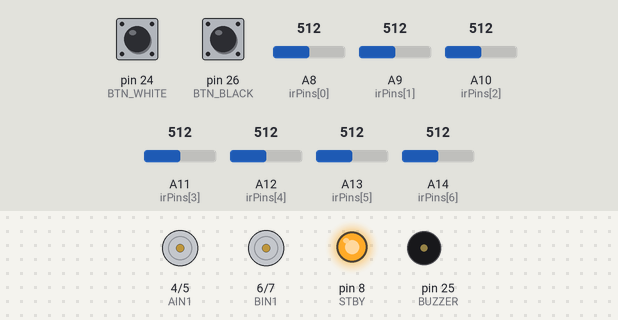
A sketch run on a simulated Arduino Mega 2560, built with avr-gcc and run on an emulated ATmega2560. Shown: motor-driver pin pairs drawn as motors (green arrow = first pin HIGH = forward, orange = second pin HIGH = backward, longer = more drive, scaled by the enable pin, stopped while the standby pin is LOW), output pins drawn as LEDs (lit = HIGH), buzzer (waves = sounding, pin HIGH). Inputs (shaded band) come from the test bench; at power-on: pin 26 (BTN_BLACK) HIGH, pin 24 (BTN_WHITE) HIGH, A8 (irPins[0]) = 512, A9 (irPins[1]) = 512, A10 (irPins[2]) = 512, A11 (irPins[3]) = 512, A12 (irPins[4]) = 512, A13 (irPins[5]) = 512, A14 (irPins[6]) = 512. At 3.1 s the program stops and its outputs stay as they are.

Above: at 1.4 s.
1.5 s: pin 26 (BTN_BLACK) pulled LOW for 0.15 s
At 2.47 s:
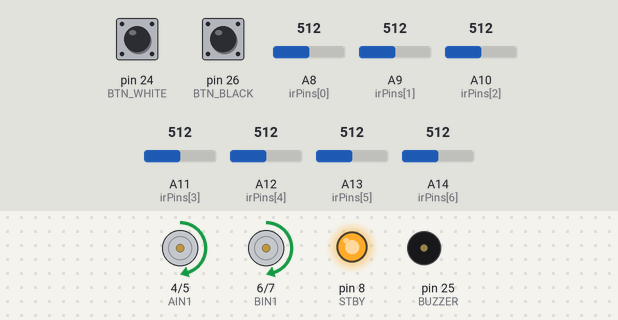
At 3.0 s:
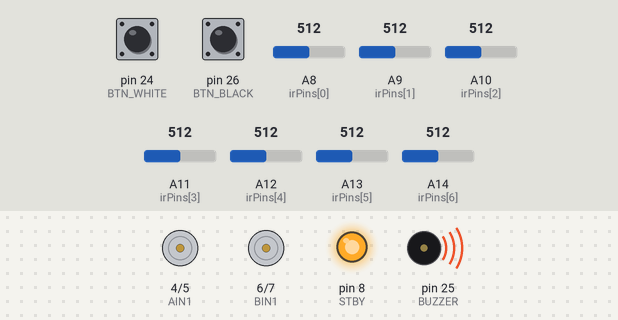
Timing chart, 0 to 4.6 s (numbered marks = the images above; inputs shaded):
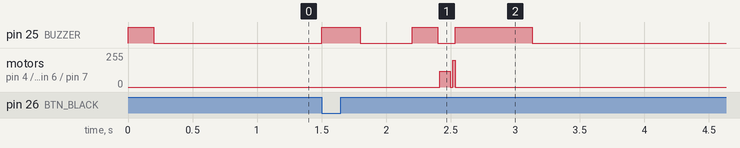

Measured:
- after the input at 1.5 s, pin 25 (BUZZER): goes HIGH 0.30 s, LOW 0.40 s, HIGH 0.20 s, LOW 0.13 s, HIGH 0.60 s, then LOW, starting at once; motor on pin 4 (AIN1) / pin 5 (AIN2), motor on pin 6 (BIN1) / pin 7 (BIN2): stopped → forward 120/255 after 0.92 s, → stopped 0.08 s later

The sketch:

automatic_center_line_and_lost_line_with_motor.ino
```cpp
  #define NUM_SENSORS 7

  /* ---------- IR ---------- */
  int irPins[NUM_SENSORS] = { A8, A9, A10, A11, A12, A13, A14 };
  int irRaw[NUM_SENSORS];
  int irWhite[NUM_SENSORS];
  int irBlack[NUM_SENSORS];
  float irNorm[NUM_SENSORS];

  /* ---------- BUTTON & BUZZER ---------- */
  #define BTN_WHITE 24
  #define BTN_BLACK 26
  #define BUZZER    25

  /* ---------- TB6612FNG ---------- */
  #define AIN1 4
  #define AIN2 5
  #define PWMA 3
  #define BIN1 6
  #define BIN2 7
  #define PWMB 9
  #define STBY 8

  /* ---------- SPEED ---------- */
  int baseSpeed = 200;
  int turnSpeed = 140;

  /* ---------- LINE MEMORY ---------- */
  int lastLineSide = 0;

  /* ---------- BLACK BOX ---------- */
  byte sensorBits = 0;
  bool boxStopped = false;
  bool stopCandidate = false;

  /* ---------- STATES ---------- */
  enum RobotState {
    CALIBRATION,
    CENTERING,
    FOLLOWING,
    LOST_LINE
  };

  RobotState state = CALIBRATION;

  /* ---------- MOTOR ---------- */
  void beep(int ms) {
    digitalWrite(BUZZER, HIGH);
    delay(ms);
    digitalWrite(BUZZER, LOW);
  }

  void rotateLeft(int sp) {
    digitalWrite(AIN1, LOW);  digitalWrite(AIN2, HIGH);
    digitalWrite(BIN1, HIGH); digitalWrite(BIN2, LOW);
    analogWrite(PWMA, sp); analogWrite(PWMB, sp);
  }

  void rotateRight(int sp) {
    digitalWrite(AIN1, HIGH); digitalWrite(AIN2, LOW);
    digitalWrite(BIN1, LOW);  digitalWrite(BIN2, HIGH);
    analogWrite(PWMA, sp); analogWrite(PWMB, sp);
  }

  void forward(int l, int r) {
    digitalWrite(AIN1, HIGH); digitalWrite(AIN2, LOW);
    digitalWrite(BIN1, HIGH); digitalWrite(BIN2, LOW);
    analogWrite(PWMA, l); analogWrite(PWMB, r);
  }

  bool isCenterDominant() {
    float center = irNorm[2] + irNorm[3] + irNorm[4];
    float edges  = irNorm[0] + irNorm[6];

    return (center > 2.0 && edges > 1.2);
  }


  void stopMotors() {
    analogWrite(PWMA, 0);
    analogWrite(PWMB, 0);
  }

  /* ---------- SENSOR ---------- */
  void readSensorBits() {
    sensorBits = 0;
    for (int i = 0; i < NUM_SENSORS; i++) {
      if (irNorm[i] > 0.7) sensorBits |= (1 << i); // BLACK
    }
  }

  /* ---------- BLACK BOX STOP (OPTIMIZED) ---------- */
  void checkBlackBoxStop() {

    if (boxStopped) return;

    // Step 1: possible stop detected
    if (!stopCandidate && sensorBits == 127) {

      stopCandidate = true;

      // Move forward ≈ 3 cm
      forward(120, 120);
      delay(80);
      stopMotors();
      delay(20);

      return;   // wait for next loop
    }

    // Step 2: confirm after movement
    if (stopCandidate) {

      readSensorBits();

      // 🔑 FINAL STRONG CONDITION
      if (sensorBits == 127 && isCenterDominant()) {

        // ✅ REAL BLACK BOX
        boxStopped = true;
        stopMotors();
        beep(600);

        while (1);   // FINAL STOP
      }
      else {
        // ❌ T / CROSS / THICK LINE
        stopCandidate = false;
      }
    }
  }

  /* ---------- SETUP ---------- */
  void setup() {
    Serial.begin(9600);

    for (int i = 0; i < NUM_SENSORS; i++) pinMode(irPins[i], INPUT);
    pinMode(BTN_WHITE, INPUT_PULLUP);
    pinMode(BTN_BLACK, INPUT_PULLUP);
    pinMode(BUZZER, OUTPUT);

    pinMode(AIN1, OUTPUT); pinMode(AIN2, OUTPUT);
    pinMode(BIN1, OUTPUT); pinMode(BIN2, OUTPUT);
    pinMode(PWMA, OUTPUT); pinMode(PWMB, OUTPUT);
    pinMode(STBY, OUTPUT);

    digitalWrite(STBY, HIGH);
    beep(200);
  }

  /* ---------- LOOP ---------- */
  void loop() {

    /* ---- RAW READ ---- */
    for (int i = 0; i < NUM_SENSORS; i++)
      irRaw[i] = analogRead(irPins[i]);

    /* ---- CALIBRATION ---- */
    if (state == CALIBRATION) {

      if (digitalRead(BTN_WHITE) == LOW) {
        for (int i = 0; i < NUM_SENSORS; i++) irWhite[i] = irRaw[i];
        beep(100); delay(400);
      }

      if (digitalRead(BTN_BLACK) == LOW) {
        for (int i = 0; i < NUM_SENSORS; i++) irBlack[i] = irRaw[i];
        beep(300); delay(400);
        state = CENTERING;
      }

      stopMotors();
      return;
    }

    /* ---- NORMALIZE ---- */
    for (int i = 0; i < NUM_SENSORS; i++) {
      irNorm[i] = (float)(irRaw[i] - irWhite[i]) /
                  (float)(irBlack[i] - irWhite[i]);
      irNorm[i] = constrain(irNorm[i], 0.0, 1.0);
    }

    readSensorBits();

    float centerBlack = irNorm[3];
    float leftBlack   = irNorm[0] + irNorm[1] + irNorm[2];
    float rightBlack  = irNorm[4] + irNorm[5] + irNorm[6];

    /* ---- CENTERING ---- */
    if (state == CENTERING) {
      if (centerBlack > 0.6) {
        stopMotors();
        state = FOLLOWING;
        beep(200);
      } else if (leftBlack > rightBlack) rotateLeft(turnSpeed);
      else rotateRight(turnSpeed);
    }

    /* ---- FOLLOWING ---- */
    else if (state == FOLLOWING) {

      checkBlackBoxStop();   // 🔴 STOP LOGIC FIRST

      if ((leftBlack + centerBlack + rightBlack) < 0.3) {
        stopMotors();
        state = LOST_LINE;
        return;
      }

      lastLineSide = (leftBlack > rightBlack) ? -1 : 1;

      float error =
        (-3 * irNorm[0]) + (-2 * irNorm[1]) + (-1 * irNorm[2]) +
        ( 0 * irNorm[3]) +
        ( 1 * irNorm[4]) + ( 2 * irNorm[5]) + ( 3 * irNorm[6]);

      int l = baseSpeed - error * 40;
      int r = baseSpeed + error * 40;

      forward(constrain(l,0,255), constrain(r,0,255));
    }

    /* ---- LOST LINE ---- */
    else if (state == LOST_LINE) {
      if (centerBlack > 0.4) {
        state = FOLLOWING;
        return;
      }
      if (lastLineSide < 0) rotateLeft(turnSpeed);
      else rotateRight(turnSpeed);
    }

    delay(15);
  }
```
